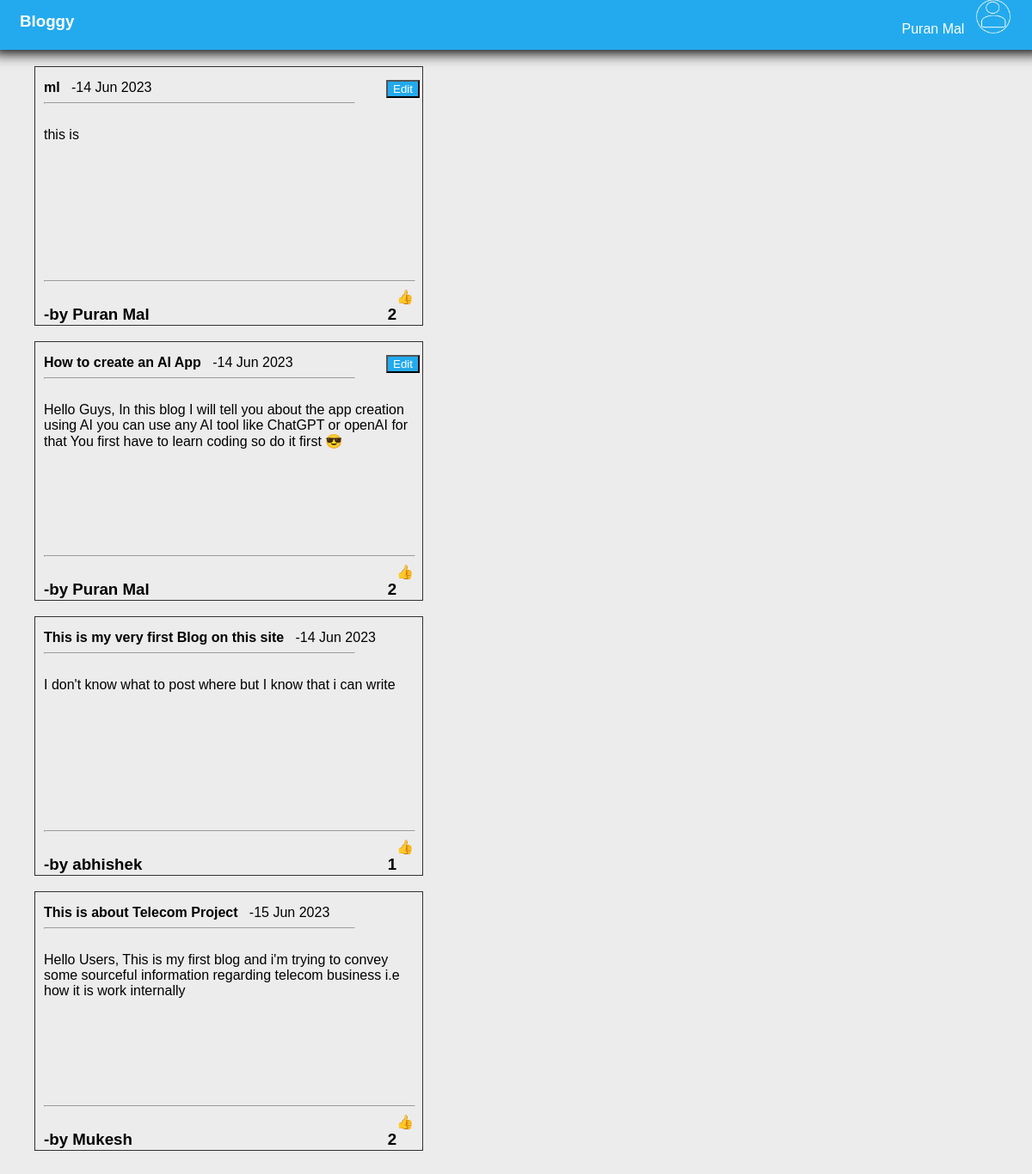
The page /view/ (signed in) on the database its author committed.
### models.py (models this page shows)
class User(base,UserMixin):
    __tablename__ = "user"
    id = Column(Integer, primary_key = True)
    name = Column(String(20))
    username = Column(String(25), unique = True,index = True)
    email = Column(String(30), unique = True ,index = True)
    password = Column(String(30))
    created_at = Column(DateTime)
    gender = Column(String(10))
    blog_user = relationship('Blogs',back_populates = "user_blog")

class Blogs(base):
    __tablename__ = "blogs"
    id = Column(Integer,primary_key = True)
    title = Column(String(40))
    author = Column(Integer,ForeignKey(User.id))
    content = Column(Text)
    created_at = Column(DateTime)
    is_deleted = Column(Integer)
    user_blog = relationship('User',back_populates = "blog_user")
    like_count = column_property(select([func.count(Likes.id)]).where (Likes.blog_id == id))

### main.py (the view)
@app.route('/view/')
@login_required
def homepage(db= create_session()):
    db_blogs = db.query(models.Blogs).options(joinedload(models.Blogs.user_blog).load_only('name','email')).filter(models.Blogs.is_deleted == 0).all()
    db.close()
    return render_template('view.html',user = current_user, data = db_blogs)

### main.py (called while the page is built)
@login.user_loader
def load_user(user_id, db = create_session()):
    user = db.query(models.User).get(user_id)
    db.close()
    return user

### templates/view.html (shortened to what this page needs)
<!DOCTYPE html>
<html lang="en">
<head>
    <link rel="stylesheet" href="{{url_for('static', filename = 'main.css')}}">
</head>
<body>
    <div class="parent-div">
        <div class="header-div">
            <h3 style="display: inline-block;margin-left: 20px; user-select: none;">Bloggy</h3>
            <div class="user-profile">
                {{user.name}} &nbsp;
                <img src="{{url_for('static',filename='user.png')}}" height="40px" width="40px" style="display: inline-block;"><br>
            </div>
        </div>
        <div class="body-div" style="overflow-y: auto;">
            <div class="blogs">
                {%for i in data%}
                <div class="blog-display">
                    <div class="blog-head" style="text-align: justify;">
                        <strong>{{i.title}}</strong>&nbsp;&nbsp;
                        -{{i.created_at.strftime('%d %b %Y')}}
                        {% if i.user_blog.id == user.id %}
                            <input type="button" value="Edit" style="float: right;margin-right: 13px;" onclick="document.getElementById('{{i.id}}').style.display = 'block' ">
                        {% endif %}
                        <hr style="width: 80%; margin-right: 23%;">
                     </div>
                    <div class="blog-content-image" style="margin-top: 60px;">
                        <p>{{i.content}}</p>
                    </div>
                    <div class="blog-bottom">
                        <hr style="width: 100%; margin-right: 23%;">
                        <h3 style="display: inline-block;" id="author">-by {{i.user_blog.name}}</h3>
                        <a href="/like/{{i.id}}" style="display: inline-block; float:right; text-decoration: none;">👍</a>
                        <h3 style="display: inline-block; float:right;">{{i.like_count}}</h3>
                    </div>
                </div><br>
                {%endfor%}
            </div>
        </div>
    </div>
</body>
</html>

### static/main.css (style rules this page uses)
.parent-div { max-width: 100%; max-height: 100%; }
.header-div { max-height: 11%; width: 99.98%; max-width: 100%; position:fixed; padding: 3px 11px 4px 11px; top: 0; left: 0; right: 0; background-color: #23aaee; color: white; z-index: 1; font-family: Arial, Helvetica, sans-serif; box-shadow: 0px 4px 15px black; margin: -8px; }
.body-div { height: 95%; width: 100%; left: 0; right: 0; position:fixed; max-width: 100%; margin-top: 3.9%; border-radius: 2px; background-color: rgb(236, 236, 236); }
input[type=button] { background-color: #23aaee; color: white; cursor: pointer; }
.blogs { float :left; height: auto; position:relative; margin-top: 1%; margin-bottom: 5%; padding: 10px 10px 10px 10px ; width: 80%; }
.blog-display { border: 1px solid rgb(51, 49, 49); height: 280px; width: 430px; padding: 10px; margin-left: 30px; font-family: Arial, Helvetica, sans-serif; position: relative; }
.blog-head { height: 30px; width: 100%; font-family: Arial, Helvetica, sans-serif; padding: 5px 0px 10px 0px; position:absolute; text-align: justify; }
.blog-bottom { height: 30%; width: 100%; }
.blog-content-image { height: 170px; margin-top: 12%; }
.user-profile { width: auto; height: 80%; padding: 4px; cursor: pointer; margin-right: 2%; float: right; }

### rows shown on the page
User: name "Puran Mal"
Blogs: title "ml", created_at "14 Jun 2023", content "this is", user_blog.name "Puran Mal", like_count "2"
Blogs: title "How to create an AI App", created_at "14 Jun 2023", content "Hello Guys, In this blog I will tell you about the app creation using AI you can use any AI tool like ChatGPT or openAI for that You first have to learn coding so do it first 😎", user_blog.name "Puran Mal", like_count "2"
Blogs: title "This is my very first Blog on this site", created_at "14 Jun 2023", content "I don't know what to post where but I know that i can write", user_blog.name "abhishek", like_count "1"
Blogs: title "This is about Telecom Project", created_at "15 Jun 2023", content "Hello Users, This is my first blog and i'm trying to convey some sourceful information regarding telecom business i.e how it is work internally", user_blog.name "Mukesh", like_count "2"
